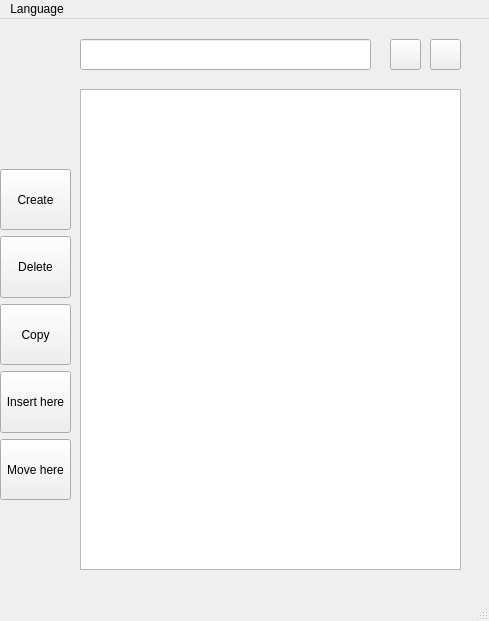
<?xml version="1.0" encoding="UTF-8"?>
<ui version="4.0">
 <class>MainWindow</class>
 <widget class="QMainWindow" name="MainWindow">
  <property name="geometry">
   <rect>
    <x>0</x>
    <y>0</y>
    <width>489</width>
    <height>621</height>
   </rect>
  </property>
  <property name="windowTitle">
   <string>MainWindow</string>
  </property>
  <widget class="QWidget" name="centralwidget">
   <widget class="QListView" name="listView">
    <property name="geometry">
     <rect>
      <x>80</x>
      <y>70</y>
      <width>381</width>
      <height>481</height>
     </rect>
    </property>
   </widget>
   <widget class="QLineEdit" name="lineEdit">
    <property name="geometry">
     <rect>
      <x>80</x>
      <y>20</y>
      <width>291</width>
      <height>31</height>
     </rect>
    </property>
   </widget>
   <widget class="QPushButton" name="list">
    <property name="geometry">
     <rect>
      <x>390</x>
      <y>20</y>
      <width>31</width>
      <height>31</height>
     </rect>
    </property>
    <property name="text">
     <string/>
    </property>
    <property name="icon">
     <iconset resource="resource.qrc">
      <normaloff>:/ico/img/ico/list.png</normaloff>:/ico/img/ico/list.png</iconset>
    </property>
   </widget>
   <widget class="QPushButton" name="icon_list">
    <property name="geometry">
     <rect>
      <x>430</x>
      <y>20</y>
      <width>31</width>
      <height>31</height>
     </rect>
    </property>
    <property name="text">
     <string/>
    </property>
    <property name="icon">
     <iconset resource="resource.qrc">
      <normaloff>:/ico/img/ico/iconlist.png</normaloff>:/ico/img/ico/iconlist.png</iconset>
    </property>
   </widget>
   <widget class="QWidget" name="verticalLayoutWidget">
    <property name="geometry">
     <rect>
      <x>0</x>
      <y>150</y>
      <width>71</width>
      <height>331</height>
     </rect>
    </property>
    <property name="sizePolicy">
     <sizepolicy hsizetype="Preferred" vsizetype="Preferred">
      <horstretch>0</horstretch>
      <verstretch>0</verstretch>
     </sizepolicy>
    </property>
    <layout class="QVBoxLayout" name="verticalLayout">
     <item>
      <widget class="QPushButton" name="Create">
       <property name="sizePolicy">
        <sizepolicy hsizetype="Minimum" vsizetype="Preferred">
         <horstretch>0</horstretch>
         <verstretch>0</verstretch>
        </sizepolicy>
       </property>
       <property name="text">
        <string>Create</string>
       </property>
      </widget>
     </item>
     <item>
      <widget class="QPushButton" name="Delete">
       <property name="sizePolicy">
        <sizepolicy hsizetype="Minimum" vsizetype="Preferred">
         <horstretch>0</horstretch>
         <verstretch>0</verstretch>
        </sizepolicy>
       </property>
       <property name="text">
        <string>Delete</string>
       </property>
      </widget>
     </item>
     <item>
      <widget class="QPushButton" name="Copy">
       <property name="sizePolicy">
        <sizepolicy hsizetype="Minimum" vsizetype="Preferred">
         <horstretch>0</horstretch>
         <verstretch>0</verstretch>
        </sizepolicy>
       </property>
       <property name="text">
        <string>Copy</string>
       </property>
      </widget>
     </item>
     <item>
      <widget class="QPushButton" name="Insert_button">
       <property name="sizePolicy">
        <sizepolicy hsizetype="Minimum" vsizetype="Preferred">
         <horstretch>0</horstretch>
         <verstretch>0</verstretch>
        </sizepolicy>
       </property>
       <property name="text">
        <string>Insert here</string>
       </property>
      </widget>
     </item>
     <item>
      <widget class="QPushButton" name="Move_button">
       <property name="sizePolicy">
        <sizepolicy hsizetype="Minimum" vsizetype="Preferred">
         <horstretch>0</horstretch>
         <verstretch>0</verstretch>
        </sizepolicy>
       </property>
       <property name="text">
        <string>Move here</string>
       </property>
      </widget>
     </item>
    </layout>
   </widget>
  </widget>
  <widget class="QStatusBar" name="statusbar"/>
  <widget class="QMenuBar" name="menubar">
   <property name="geometry">
    <rect>
     <x>0</x>
     <y>0</y>
     <width>489</width>
     <height>20</height>
    </rect>
   </property>
   <widget class="QMenu" name="menuLanguage">
    <property name="title">
     <string>Language</string>
    </property>
    <addaction name="actionRussian"/>
    <addaction name="actionEnglish"/>
   </widget>
   <addaction name="menuLanguage"/>
  </widget>
  <action name="actionRussian">
   <property name="text">
    <string>Russian</string>
   </property>
  </action>
  <action name="actionEnglish">
   <property name="text">
    <string>English</string>
   </property>
  </action>
 </widget>
 <resources>
  <include location="resource.qrc"/>
 </resources>
 <connections/>
</ui>
